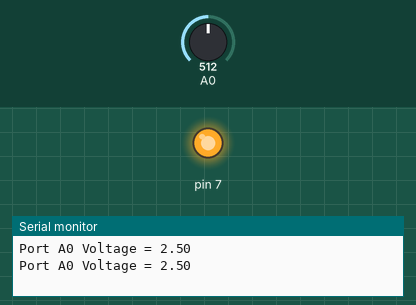
Recording of a sketch running on a simulated Arduino Uno, built with avr-gcc and run on an emulated ATmega328P. Shown: output pins drawn as LEDs (lit = HIGH), the last lines printed to the serial monitor. The test bench sets the inputs (shaded band); at power-on: A0 = 512.

Above: at 2.8 s.
2.9 s: A0 set to 699
5.6 s: A0 set to 732
At 6.7 s:
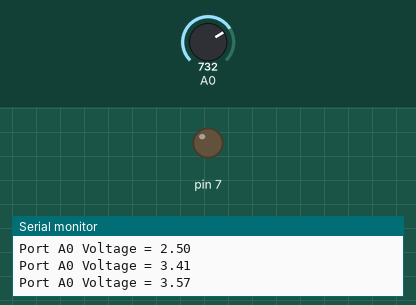
8.3 s: A0 set to 716
At 11.0 s:
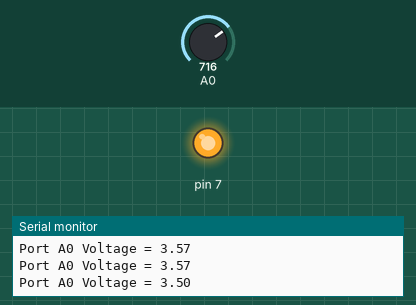
11.5 s: A0 set to 900
At 12.6 s:
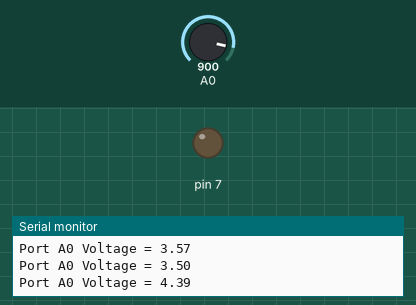
Timing chart, 0 to 14.5 s (numbered marks = the images above; inputs shaded):
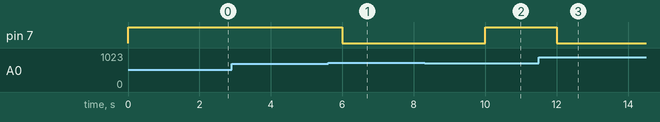

The sketch:

Arduino_5_LDR_GLight_on_off.ino
```cpp
int sensorValue0 = 0;
float sensor = 0;

void setup()
{
  Serial.begin(9600);
  pinMode(7,OUTPUT);
}

void loop()
{
  sensorValue0 = analogRead(0);
  sensor = (float(sensorValue0)/1024)*5;
  Serial.print("Port A0 Voltage = ");
  Serial.println(sensor);
  if(sensor < 3.5){
    digitalWrite(7, HIGH);
  }else
    digitalWrite(7, LOW);
  delay(2000);
}
```

Measured:
- the behaviour switches between 716 and 717 on A0 (found by bisection; images 0 and 1)
- after the input at 5.6 s, pin 7: HIGH → LOW after 0.40 s
- after the input at 8.3 s, pin 7: LOW → HIGH after 1.7 s
- after the input at 11.5 s, pin 7: HIGH → LOW after 0.50 s
